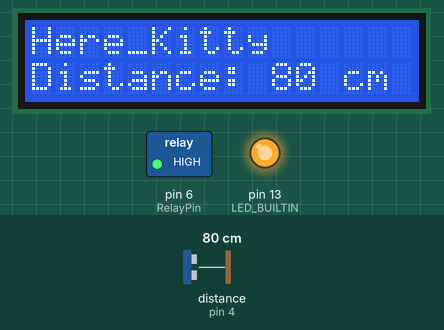
A sketch run on a simulated Arduino Uno, built with avr-gcc and run on an emulated ATmega328P. On the bench: 16×2 character LCD, switched loads named in the sketch (green lamp = pin HIGH), output pins drawn as LEDs (lit = HIGH). Wiring (inferred from the names in the program): ultrasonic range finder: trigger pin 5; echo pin 4. Inputs (shaded band) come from the test bench; at power-on: distance to the obstacle (sensor on pin 4) 80 cm. The echo pulse lasts 58.3 µs per cm; pins used as bus, display or sensor lines are not drawn.

Above: at 1.2 s.
1.3 s: distance to the obstacle (sensor on pin 4) set to 2 cm
At 2.1 s:
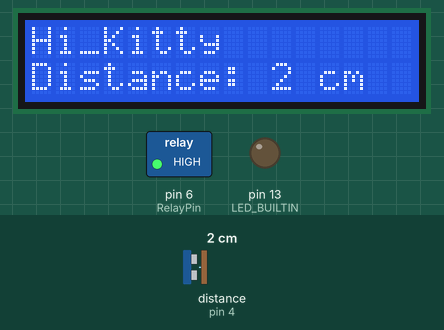
4.3 s: distance to the obstacle (sensor on pin 4) set to 35 cm
At 5.3 s:
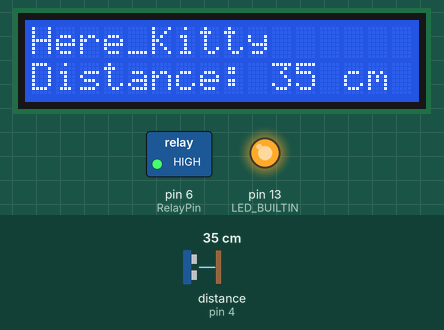
7.3 s: distance to the obstacle (sensor on pin 4) set to 250 cm
At 8.5 s:
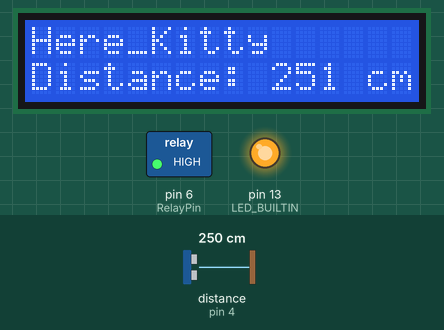
8.8 s: distance to the obstacle (sensor on pin 4) set to 60 cm
At 9.6 s:
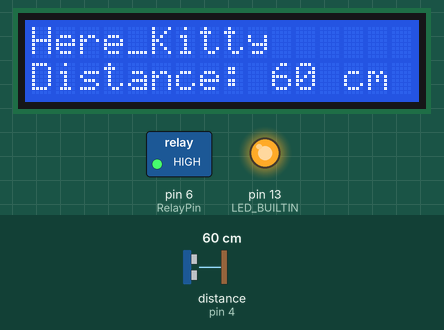
11.8 s: distance to the obstacle (sensor on pin 4) set to 35 cm
At 12.6 s:
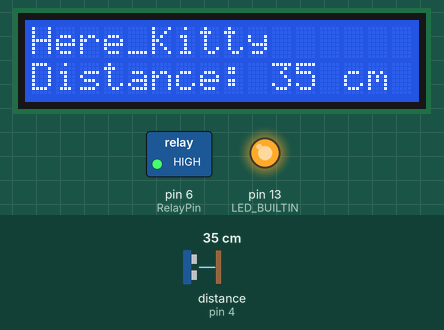
14.8 s: distance to the obstacle (sensor on pin 4) set to 120 cm
At 16.2 s:
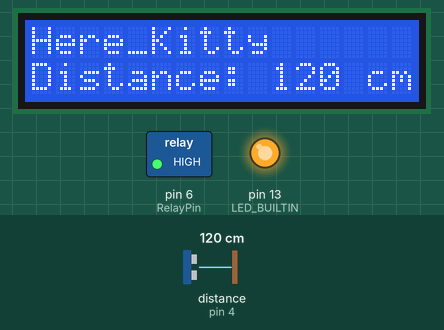
Timing chart, 0 to 17.8 s (numbered marks = the images above; inputs shaded):
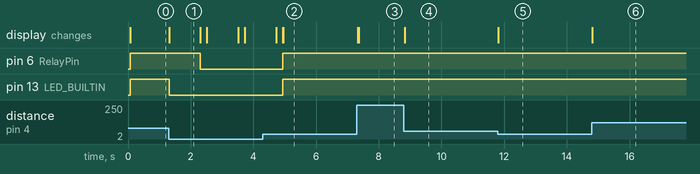

The sketch:

WetTheCatv1.2.ino
```cpp
/***********************************************************
File name: WetTheCatv1.0.ino
Description: The Relay will be turned on when the motion has been detected.
Author: SPH
Date: 2018/06/06
***********************************************************/

// include the library code:
#include <LiquidCrystal.h>
const int echoPin = 4;  // pin connected to Echo Pin in the ultrasonic distance sensor
const int trigPin  = 5; // pin connected to trig Pin in the ultrasonic distance sensor

// initialize the library with the numbers of the interface pins
LiquidCrystal lcd(7, 8, 9, 10, 11, 12);
/*
 * LCD RS pin to digital pin 7
 * LCD Enable pin to digital pin 8
 * LCD D4 pin to digital pin 9
 * LCD D5 pin to digital pin 10
 * LCD D6 pin to digital pin 11
 * LCD D7 pin to digital pin 12
 * LCD R/W pin to ground
 * LCD VSS pin to ground
 * LCD VCC pin to 5V
*/
int RelayPin=6;         //Set the digital 6 to RelayPin
void setup() {
  // put your setup code here, to run once:
  // set up the LCD's number of columns and rows:
  lcd.begin(16, 2);
  // Print a message to the LCD.
  lcd.clear();             //Clears the LCD screen and positions the cursor in the upper-left corner
  lcd.print("Hello_Kitty");
   pinMode( RelayPin,OUTPUT);     //initialize the  led pin as output
   pinMode(echoPin, INPUT); //Set the connection pin output mode Echo pin
   pinMode(trigPin, OUTPUT);//Set the connection pin output mode trog pin
  //initialize digital pin LED_BUILTIN as an output .
   pinMode (LED_BUILTIN,OUTPUT);
}

void loop()
{
  // put your main code here, to run repeatedly:
   int cm = ping(echoPin) ;
  // set the cursor to column 0, line 0
  // (note: line 1 is the second row, since counting begins with 0):
  // print to the LCD Display:
  lcd.clear();             //Clears the LCD screen and positions the cursor in the upper-left corner
  lcd.setCursor(0, 1);
   lcd.print("Distance: ");      // Print a message of "Temp: "to the LCD.
   lcd.print(cm);                // Print a centigrade temperature to the LCD.
   lcd.print(" cm    ");         // Print the unit of the centigrade temperature to the LCD.

  if (cm<=30)
  {
    digitalWrite (LED_BUILTIN,LOW);   //turn the LED off
    lcd.setCursor(0, 0);
    lcd.print("Hi_Kitty");
    delay(1000); //wait to loop
   if (cm<=30)
  {
    digitalWrite(RelayPin,LOW);
  // set the cursor to column 0, line 0
  // (note: line 1 is the second row, since counting begins with 0):
  // print to the LCD Display:
  lcd.setCursor(0, 0);
  lcd.print("Wet_Kitty");
    delay(200); //wait to loop
  }
}else
{
  digitalWrite (LED_BUILTIN,HIGH);   //turn the LED ON
  digitalWrite(RelayPin,HIGH);
  lcd.setCursor(0, 0);
  lcd.print("Here_Kitty");
}

 }
  int ping(int echoPin)
{
   // establish variables for duration of the ping,
   // and the distance result in inches and centimeters:
   long duration, cm;
   // The PING))) is triggered by a HIGH pulse of 2 or more microseconds.
   // Give a short LOW pulse beforehand to ensure a clean HIGH pulse:
   pinMode(trigPin, OUTPUT);
   digitalWrite(trigPin, LOW);
   delayMicroseconds(2);
   digitalWrite(trigPin, HIGH);
   delayMicroseconds(5);
   digitalWrite(trigPin, LOW);

   pinMode(echoPin, INPUT);
   duration = pulseIn(echoPin, HIGH);

   // convert the time into a distance
   cm = microsecondsToCentimeters(duration);
   return cm ;

}
long microsecondsToCentimeters(long microseconds)
{
   // The speed of sound is 340 m/s or 29 microseconds per centimeter.
   // The ping travels out and back, so to find the distance of the
   // object we take half of the distance travelled.
   return microseconds / 29 / 2;
}
```

Measured:
- after the input at 1.3 s, pin 6 (RelayPin): HIGH → LOW after 1.0 s; pin 13 (LED_BUILTIN): HIGH → LOW at once; the display: changes at once (image 1)
- after the input at 4.3 s, pin 6 (RelayPin), pin 13 (LED_BUILTIN): LOW → HIGH after 0.64 s; the display: first differs from a run without the input after 0.64 s (image 2)
- after the input at 7.3 s, the display: changes at once (image 3)
- after the input at 8.8 s, the display: changes at once (image 4)
- after the input at 11.8 s, the display: changes at once (image 5)
- after the input at 14.8 s, the display: changes at once (image 6)
- what the display in image 1 shows lasts 1.0 s, from 1.3 s to 2.3 s
